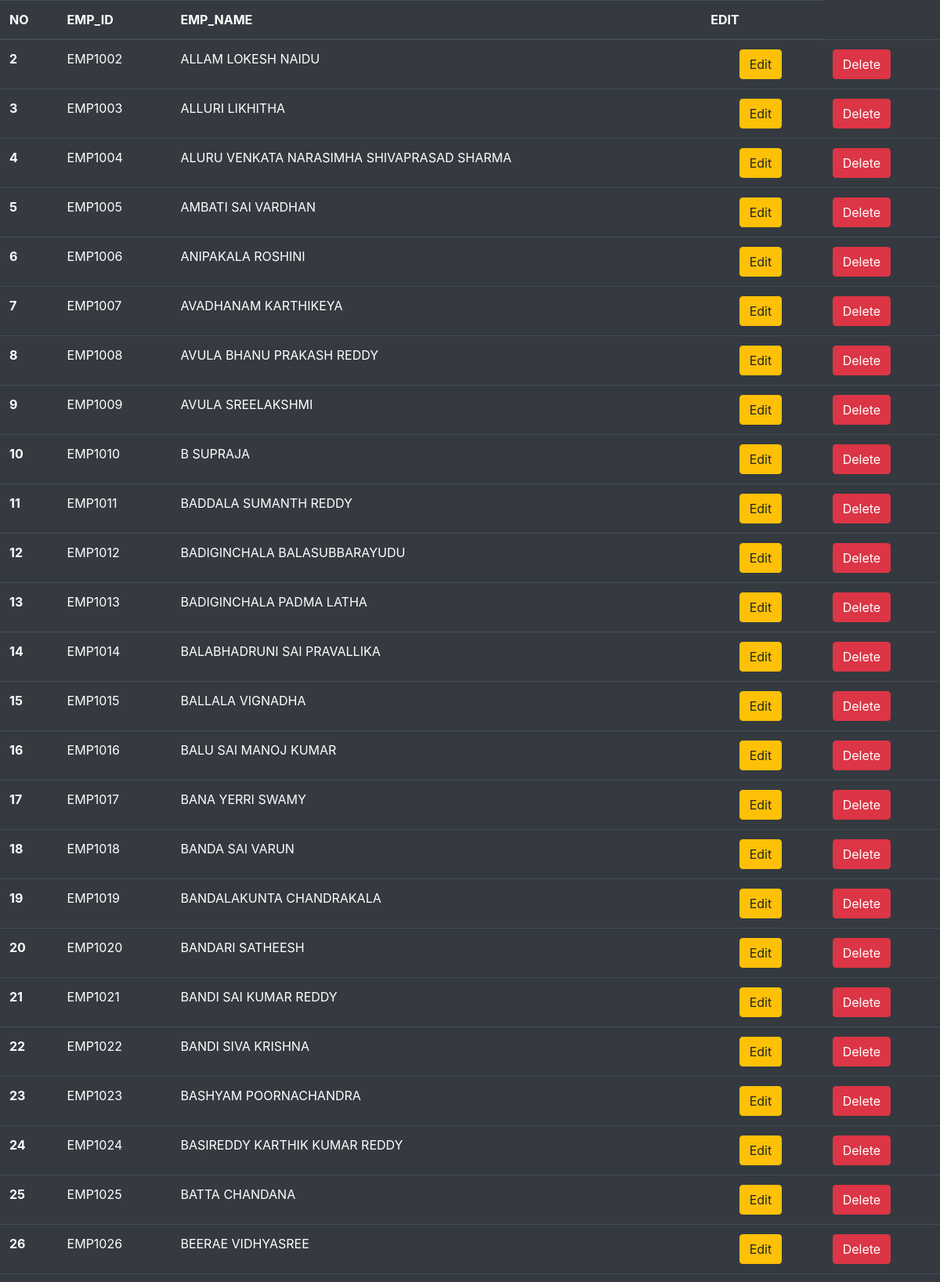
Page /showdata/ (upper part) on the committed database.
### employees/models.py (models this page shows, shortened)
class EmployeeRegister(models.Model):
    Emp_Firstname=models.CharField(max_length=50)
    Emp_Lastname=models.CharField(max_length=50)
    Emp_Age=models.IntegerField()
    Emp_Id=models.CharField(max_length=50)
    Emp_Gender=models.CharField(max_length=10)
    Emp_Email=models.EmailField(max_length=50)
    Emp_Password=models.CharField(max_length=30)
    Emp_Salary=models.FloatField(null=False)
    Emp_Department=models.CharField(max_length=30)
    Emp_phoneno=models.CharField(max_length=10)

### employees/views.py (the view)
# urls.py: path('showdata/',employee_views.showdata,name='showdata'),
def showdata(request):
    data={
        'empdata' : EmployeeRegister.objects.all()
    }
    return render(request,'employees/showdata.html',data)

### employees/templates/employees/showdata.html (shortened to what this page needs)
{% extends "employees/base.html" %}
{% load static %}
{% block externallink %}
<link rel="stylesheet" href="{% static 'css/formstyle.css' %}">
{%endblock%}
{% block content %}
<table class="table table-dark">
	<thead>
		<tr>
			<th scope="col">NO</th>
			<th scope="col">EMP_ID</th>
			<th scope="col">EMP_NAME</th>
			<th scope="col" colspan="2">EDIT</th>
		</tr>
	</thead>
	<tbody>
		{% for e in empdata %}
		<tr>
			<th scope="row">{{e.id}}</th>
			<td>{{e.Emp_Id}}</td>
			<td>{{e.Emp_Firstname}} {{e.Emp_Lastname}}</td>
			<td>{{e.Emp_eEmail}}</td>
			<td><a href="{%url 'edit' e.id %}" <button type="button" class="btn btn-warning">Edit</button></a></td>
			<td><a href="{%url 'delete' e.id %}"<button type="button" class="btn btn-danger">Delete</button></a></td>
		</tr>
		{% endfor %}
	</tbody>
</table>
{% endblock %}

### employees/templates/employees/base.html (shortened to what this page needs)
{% load static %}
<!DOCTYPE html>
<html lang="en">
<head>
    <link rel="stylesheet" href="https://stackpath.bootstrapcdn.com/bootstrap/4.4.1/css/bootstrap.min.css">
    {% block externallink %}
    {% endblock %}
</head>
<body>
      {% block content %}
      {% endblock %}
</body>
</html>

### rows in the picture
EmployeeRegister: id "2", Emp_Id "EMP1002", Emp_Firstname "ALLAM", Emp_Lastname "LOKESH NAIDU"
EmployeeRegister: id "3", Emp_Id "EMP1003", Emp_Firstname "ALLURI", Emp_Lastname "LIKHITHA"
EmployeeRegister: id "4", Emp_Id "EMP1004", Emp_Firstname "ALURU", Emp_Lastname "VENKATA NARASIMHA SHIVAPRASAD SHARMA"
EmployeeRegister: id "5", Emp_Id "EMP1005", Emp_Firstname "AMBATI", Emp_Lastname "SAI VARDHAN"
EmployeeRegister: id "6", Emp_Id "EMP1006", Emp_Firstname "ANIPAKALA", Emp_Lastname "ROSHINI"
EmployeeRegister: id "7", Emp_Id "EMP1007", Emp_Firstname "AVADHANAM", Emp_Lastname "KARTHIKEYA"
EmployeeRegister: id "8", Emp_Id "EMP1008", Emp_Firstname "AVULA", Emp_Lastname "BHANU PRAKASH REDDY"
EmployeeRegister: id "9", Emp_Id "EMP1009", Emp_Firstname "AVULA", Emp_Lastname "SREELAKSHMI"
EmployeeRegister: id "10", Emp_Id "EMP1010", Emp_Firstname "B", Emp_Lastname "SUPRAJA"
EmployeeRegister: id "11", Emp_Id "EMP1011", Emp_Firstname "BADDALA", Emp_Lastname "SUMANTH REDDY"
EmployeeRegister: id "12", Emp_Id "EMP1012", Emp_Firstname "BADIGINCHALA", Emp_Lastname "BALASUBBARAYUDU"
EmployeeRegister: id "13", Emp_Id "EMP1013", Emp_Firstname "BADIGINCHALA", Emp_Lastname "PADMA LATHA"
EmployeeRegister: id "14", Emp_Id "EMP1014", Emp_Firstname "BALABHADRUNI", Emp_Lastname "SAI PRAVALLIKA"
EmployeeRegister: id "15", Emp_Id "EMP1015", Emp_Firstname "BALLALA", Emp_Lastname "VIGNADHA"
EmployeeRegister: id "16", Emp_Id "EMP1016", Emp_Firstname "BALU", Emp_Lastname "SAI MANOJ KUMAR"
EmployeeRegister: id "17", Emp_Id "EMP1017", Emp_Firstname "BANA", Emp_Lastname "YERRI SWAMY"
EmployeeRegister: id "18", Emp_Id "EMP1018", Emp_Firstname "BANDA", Emp_Lastname "SAI VARUN"
EmployeeRegister: id "19", Emp_Id "EMP1019", Emp_Firstname "BANDALAKUNTA", Emp_Lastname "CHANDRAKALA"
EmployeeRegister: id "20", Emp_Id "EMP1020", Emp_Firstname "BANDARI", Emp_Lastname "SATHEESH"
EmployeeRegister: id "21", Emp_Id "EMP1021", Emp_Firstname "BANDI", Emp_Lastname "SAI KUMAR REDDY"
EmployeeRegister: id "22", Emp_Id "EMP1022", Emp_Firstname "BANDI", Emp_Lastname "SIVA KRISHNA"
EmployeeRegister: id "23", Emp_Id "EMP1023", Emp_Firstname "BASHYAM", Emp_Lastname "POORNACHANDRA"
EmployeeRegister: id "24", Emp_Id "EMP1024", Emp_Firstname "BASIREDDY", Emp_Lastname "KARTHIK KUMAR REDDY"
EmployeeRegister: id "25", Emp_Id "EMP1025", Emp_Firstname "BATTA", Emp_Lastname "CHANDANA"
EmployeeRegister: id "26", Emp_Id "EMP1026", Emp_Firstname "BEERAE", Emp_Lastname "VIDHYASREE"
